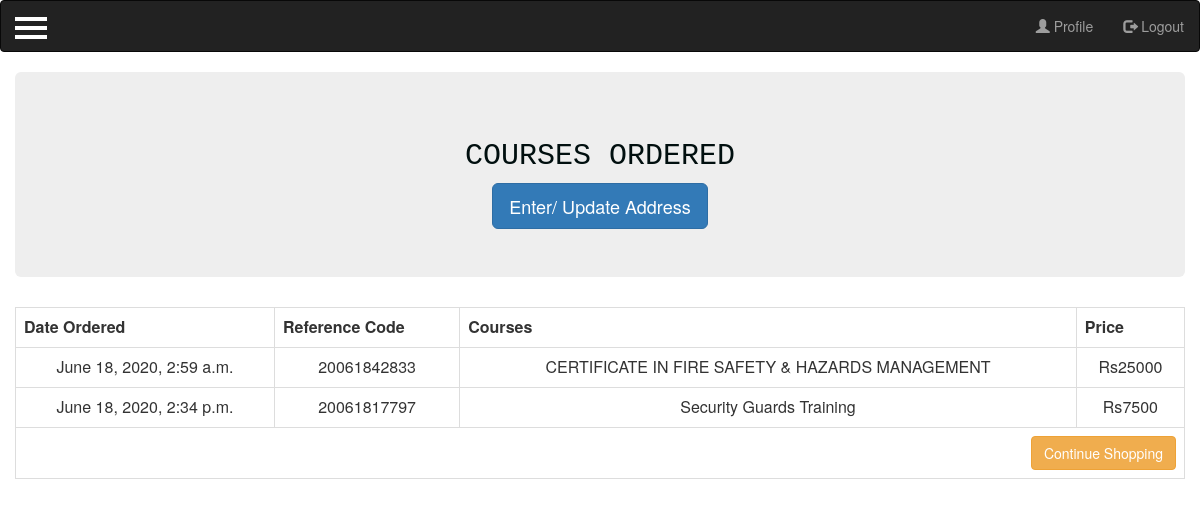
Screenshot of /secureX_site/profile/ (signed in) with the database file from the repository.
### secureX_site/models.py (models this page shows, shortened)
class Order(models.Model):
    ref_code = models.CharField(max_length=15)
    owner = models.ForeignKey(Profile, on_delete=models.SET_NULL, null=True)
    is_ordered = models.BooleanField(default=False)
    items = models.ManyToManyField(OrderItem)
    date_ordered = models.DateTimeField(auto_now=True)
    def get_cart_total(self):
        return sum([item.course.cost for item in self.items.all()])

class OrderItem(models.Model):
    course = models.OneToOneField(Course,on_delete=models.CASCADE,null=True)
    is_ordered = models.BooleanField(default=False)
    date_added = models.DateTimeField(auto_now=True)
    date_ordered = models.DateTimeField(null=True)

class Course(models.Model):
    name = models.CharField(max_length=75)
    cost = models.IntegerField()
    description = models.TextField()

### secureX_site/views.py (the view)
# urls.py: path('profile/',views.my_profile,name='my_profile'),
@login_required
def my_profile(request):
    my_user_profile = Profile.objects.filter(user=request.user).first()
    my_orders = Order.objects.filter(is_ordered=True, owner=my_user_profile)
    context = {
        'my_orders': my_orders
    }
    return render(request, "secureX_site/profile.html", context)

### secureX_site/templates/secureX_site/profile.html
{% extends 'secureX_site/base.html' %}
{% block content %}
<section class="jumbotron text-center">
  <div class="container">
    <h2 style="color:#010f0f; font-family:'Courier New'" > COURSES ORDERED </h2>
    <a href="{% url 'deliveryadd' %}" class="btn btn-lg btn-primary my-2">Enter/ Update Address</a>
  </div>
</section>
<table class="table table-hover table-bordered text-center">
      <tr class="text-center">
        <th>Date Ordered</th>
        <th>Reference Code</th>
        <th>Courses</th>
        <th>Price</th>
      </tr>
      {% for order in my_orders %}
        <tr>
          <td>{{ order.date_ordered }}</td>
          <td>{{ order.ref_code }}</td>
          <td>
        	{% for item in order.items.all %}
        		{{ item.course.name }}
      		{% endfor %}
      	  </td>
          <td>Rs{{ order.get_cart_total }}</td>
        </tr>
      {% empty %}
        <tr>
          <td colspan= 4> You have no orders.</td>
        </tr>
      {% endfor %}
      <tr>
        <td colspan=4>
          <a  href="{% url 'course-list' %}" class="btn btn-warning pull-right">
            {% if not order %}Continue Shopping{% else %}Add Items to Cart {% endif %}
          </a>
        </td>
      </tr>
    </table>
{% endblock content %}

### secureX_site/static/css/styles.css (style rules this page uses)
body { position: relative; overflow-x: hidden; }
body, html { height: 100%; }
.container { width: 100%; position: relative }

### rows the page displays
Order: date_ordered "June 18, 2020, 2:59 a.m.", ref_code "20061842833", get_cart_total "25000"
OrderItem: course.name "CERTIFICATE IN FIRE SAFETY & HAZARDS MANAGEMENT"
Order: date_ordered "June 18, 2020, 2:34 p.m.", ref_code "20061817797", get_cart_total "7500"
OrderItem: course.name "Security Guards Training"
